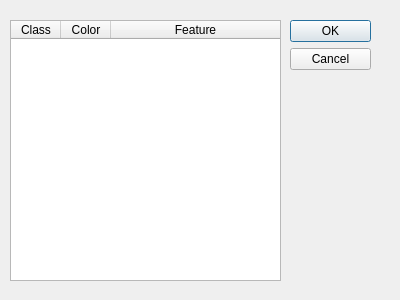
<?xml version="1.0" encoding="UTF-8"?>
<ui version="4.0">
 <class>PxMarkerDialog</class>
 <widget class="QDialog" name="PxMarkerDialog">
  <property name="geometry">
   <rect>
    <x>0</x>
    <y>0</y>
    <width>400</width>
    <height>300</height>
   </rect>
  </property>
  <property name="windowTitle">
   <string>Dialog</string>
  </property>
  <widget class="QDialogButtonBox" name="btn_confirm_box">
   <property name="geometry">
    <rect>
     <x>290</x>
     <y>20</y>
     <width>81</width>
     <height>241</height>
    </rect>
   </property>
   <property name="orientation">
    <enum>Qt::Vertical</enum>
   </property>
   <property name="standardButtons">
    <set>QDialogButtonBox::Cancel|QDialogButtonBox::Ok</set>
   </property>
  </widget>
  <widget class="QTableWidget" name="pxmarker_table_widget">
   <property name="geometry">
    <rect>
     <x>10</x>
     <y>20</y>
     <width>271</width>
     <height>261</height>
    </rect>
   </property>
   <property name="editTriggers">
    <set>QAbstractItemView::DoubleClicked|QAbstractItemView::EditKeyPressed</set>
   </property>
   <attribute name="horizontalHeaderDefaultSectionSize">
    <number>50</number>
   </attribute>
   <attribute name="horizontalHeaderMinimumSectionSize">
    <number>40</number>
   </attribute>
   <attribute name="horizontalHeaderStretchLastSection">
    <bool>true</bool>
   </attribute>
   <attribute name="verticalHeaderVisible">
    <bool>false</bool>
   </attribute>
   <attribute name="verticalHeaderHighlightSections">
    <bool>false</bool>
   </attribute>
   <column>
    <property name="text">
     <string>Class</string>
    </property>
   </column>
   <column>
    <property name="text">
     <string>Color</string>
    </property>
   </column>
   <column>
    <property name="text">
     <string>Feature</string>
    </property>
   </column>
  </widget>
 </widget>
 <resources/>
 <connections>
  <connection>
   <sender>btn_confirm_box</sender>
   <signal>accepted()</signal>
   <receiver>PxMarkerDialog</receiver>
   <slot>accept()</slot>
   <hints>
    <hint type="sourcelabel">
     <x>248</x>
     <y>254</y>
    </hint>
    <hint type="destinationlabel">
     <x>157</x>
     <y>274</y>
    </hint>
   </hints>
  </connection>
  <connection>
   <sender>btn_confirm_box</sender>
   <signal>rejected()</signal>
   <receiver>PxMarkerDialog</receiver>
   <slot>reject()</slot>
   <hints>
    <hint type="sourcelabel">
     <x>316</x>
     <y>260</y>
    </hint>
    <hint type="destinationlabel">
     <x>286</x>
     <y>274</y>
    </hint>
   </hints>
  </connection>
 </connections>
</ui>
